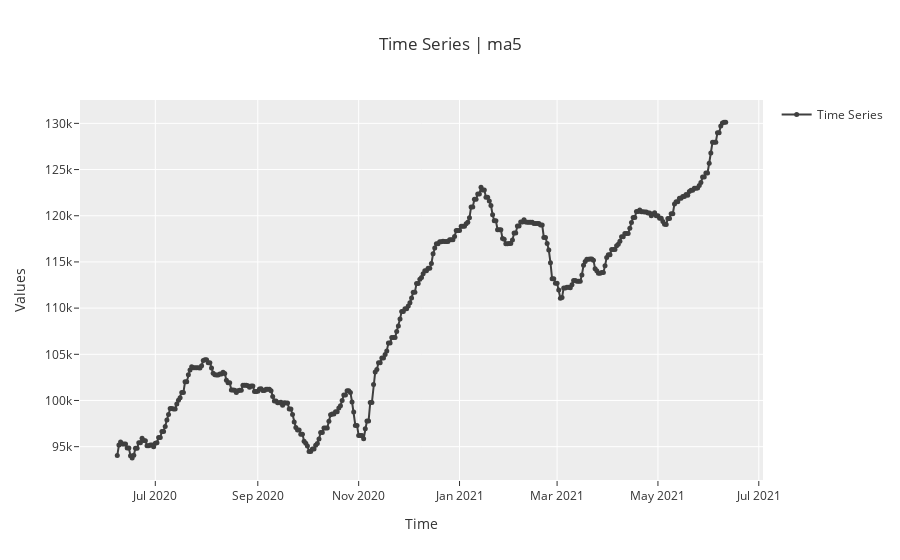

Notebook code cell kept with this figure:
### Code cell
# Without any argument, this will plot the original dataset
exp.plot_model()

### Figure 1 — Plotly figure (JSON) as saved in the notebook; plotly's stock layout.template omitted (floating-point values rounded to 4 significant figures; data arrays with more than 128 entries replaced by an {"elided": "..."} marker saying what was removed)
{"data": [{"marker": {"color": "#3f3f3f", "size": 5}, "mode": "lines+markers", "name": "Time Series", "showlegend": true, "type": "scatter", "x": {"elided": "369 str values"}, "y": {"elided": "369 float values"}}], "layout": {"showlegend": true, "title": {"text": "Time Series | ma5"}, "xaxis": {"title": {"text": "Time"}}, "yaxis": {"title": {"text": "Values"}}}}
